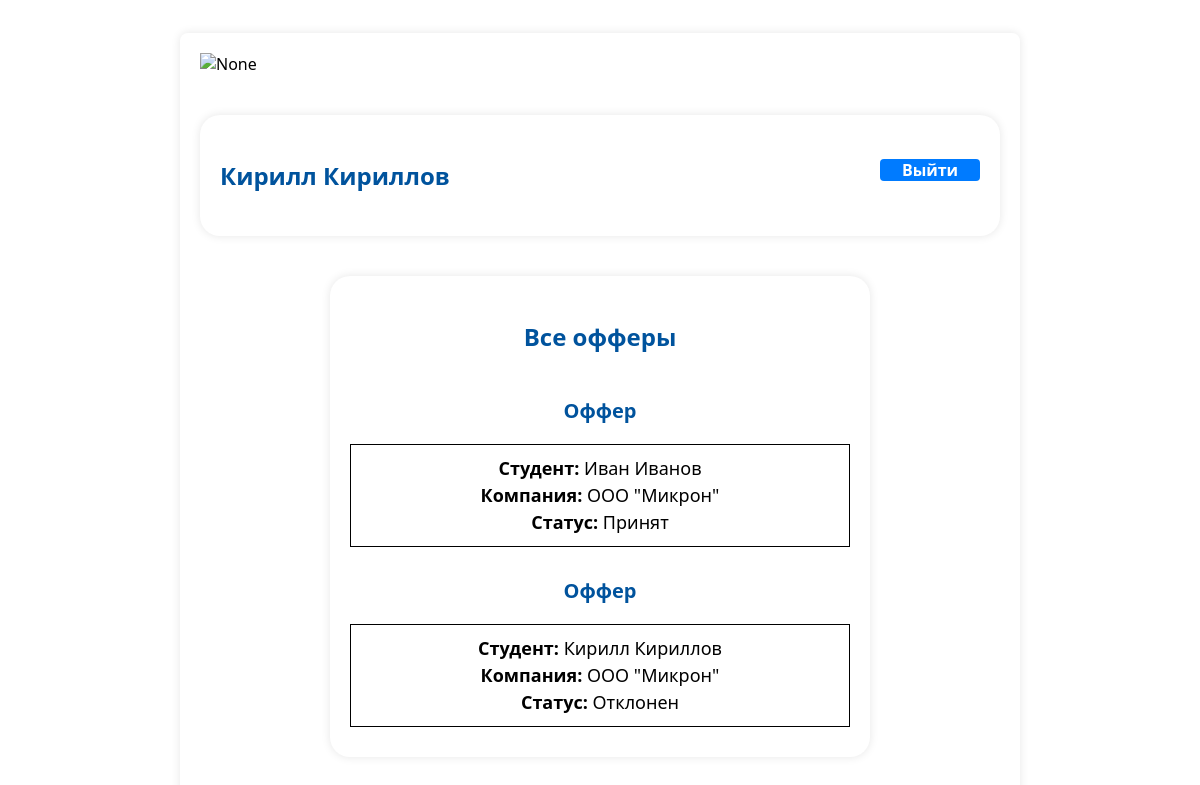
/auth_kafedra/profile_kafedra/ (signed in), run on the app's committed database.
### partners/models.py (models this page shows)
class Offers(models.Model):
    company = models.ForeignKey(User, verbose_name="компания", on_delete=models.CASCADE, related_name="company")
    student = models.ForeignKey(User, verbose_name="студент", on_delete=models.CASCADE, related_name="student")
    send = models.BooleanField()
    offer_send = models.BooleanField(null=True, blank=True)

### kafedra/views.py (the view)
@login_required
def profile(request):
    print(request.user.is_authenticated)
    print(request.user.username)
    data = Offers.objects.all()
    return render(request, 'kafedra/profile.html', {"data":data})

### kafedra/templates/kafedra/profile.html (shortened to what this page needs)
{% load static %}
<!DOCTYPE html>
<html lang="en">
<head>
    <link rel="stylesheet" href="{% static 'css/profile_kafedra.css' %}">
</head>
<body>
    <div class="container" >
        <img src="{% static "image/guap.svg" %}" alt="None">
        <div class='contetn'>
            <h3 class="text_users">{{ user.first_name }} {{ user.last_name }} <a href="/" class="logout-btn">Выйти</a> </h3>
        </div>
        <div class='table_resume'>
            <h3 class='text_resume'>Все офферы</h3>
            {% if data %}
            {% for field in data %}
            <p class='text_resume_table'> Оффер </p>
            <div class='info'>
                <div class="info-section">
                    <span class='date_info'>Студент:</span> {{ field.student.first_name }} {{ field.student.last_name }} <br>
                    <span class='date_info'>Компания:</span> {{ field.company.first_name }} <br>
                    {% if field.offer_send  %}
                    <span class='date_info'>Статус: </span> Принят <br>
                    {% elif field.offer_send|default_if_none:"None" %}
                    <span class='date_info'>Статус: </span> Ожидание ответа <br>
                    {% else %}
                    <span class='date_info'>Статус: </span> Отклонен <br>
                    {% endif %}
                </div>
            </div>
            {% endfor %}
            {% else %}
            <h3 class='text_resume'>Пока отвеченных офферов нет!</h3>
            {% endif %}
        </div>
    </div>
</body>
</html>

### kafedra/static/css/profile_kafedra.css (style rules this page uses)
.container { font-family:system-ui, -apple-system, BlinkMacSystemFont, 'Segoe UI', Roboto, Oxygen, Ubuntu, Cantarell, 'Open Sans', 'Helvetica Neue', sans-serif; width: 100%; max-width: 800px; height: auto; min-height: 900px; margin: 0 auto; margin-top: 33px; padding: 20px; border-radius: 8px; box-shadow: 0 0 10px rgba(0, 0, 0, 0.1); }
.contetn { font-family:system-ui, -apple-system, BlinkMacSystemFont, 'Segoe UI', Roboto, Oxygen, Ubuntu, Cantarell, 'Open Sans', 'Helvetica Neue', sans-serif; background-color: #fff; padding: 20px; border-radius: 20px; width: calc(100% - 40px); margin: 0 auto; margin-top: 40px; height:auto; box-shadow: 0 0 10px rgba(0, 0, 0, 0.1); display: flex; flex-direction: column; justify-content: center; }
.text_users { font-family:system-ui, -apple-system, BlinkMacSystemFont, 'Segoe UI', Roboto, Oxygen, Ubuntu, Cantarell, 'Open Sans', 'Helvetica Neue', sans-serif; color: RGB(0, 83, 157); font-size: 24px; }
.logout-btn { font-family:system-ui, -apple-system, BlinkMacSystemFont, 'Segoe UI', Roboto, Oxygen, Ubuntu, Cantarell, 'Open Sans', 'Helvetica Neue', sans-serif; float: right; background-color: #007bff; border: none; width: 100px; height: auto; margin: 0 auto; color: #fff; font-size: 16px; text-align: center; text-decoration: none; border-radius: 4px; }
.text_resume { font-family:system-ui, -apple-system, BlinkMacSystemFont, 'Segoe UI', Roboto, Oxygen, Ubuntu, Cantarell, 'Open Sans', 'Helvetica Neue', sans-serif; color: RGB(0, 83, 157); font-size: 24px; text-align: center; }
.info { text-align: center; font-family:system-ui, -apple-system, BlinkMacSystemFont, 'Segoe UI', Roboto, Oxygen, Ubuntu, Cantarell, 'Open Sans', 'Helvetica Neue', sans-serif; font-size: 18px; line-height: 150% }
.info-section { font-family:system-ui, -apple-system, BlinkMacSystemFont, 'Segoe UI', Roboto, Oxygen, Ubuntu, Cantarell, 'Open Sans', 'Helvetica Neue', sans-serif; width: auto; border: 1px solid #000; padding: 10px; box-sizing: border-box; margin: 0 auto; margin-bottom: 10px; text-align: center; }
.date_info { font-family:system-ui, -apple-system, BlinkMacSystemFont, 'Segoe UI', Roboto, Oxygen, Ubuntu, Cantarell, 'Open Sans', 'Helvetica Neue', sans-serif; text-align: center; font-weight: bold; }
.table_resume { font-family:system-ui, -apple-system, BlinkMacSystemFont, 'Segoe UI', Roboto, Oxygen, Ubuntu, Cantarell, 'Open Sans', 'Helvetica Neue', sans-serif; background-color: #fff; padding: 20px; border-radius: 20px; width: 500px; margin: 0 auto; margin-top: 40px; box-shadow: 0 0 10px rgba(0, 0, 0, 0.1); display: flex; flex-direction: column; justify-content: center; }
.text_resume_table { font-family:system-ui, -apple-system, BlinkMacSystemFont, 'Segoe UI', Roboto, Oxygen, Ubuntu, Cantarell, 'Open Sans', 'Helvetica Neue', sans-serif; color: RGB(0, 83, 157); font-size: 20px; text-align: center; font-weight: bold; }

### data on the page
Offers: student.first_name "Иван", student.last_name "Иванов", company.first_name "ООО \"Микрон\"", shows "Статус:", offer_send "Принят"
Offers: student.first_name "Кирилл", student.last_name "Кириллов", company.first_name "ООО \"Микрон\"", shows "Статус:", offer_send "Отклонен"

### other printed values
{{ user.first_name }} "Кирилл"
{{ user.last_name }} "Кириллов"
